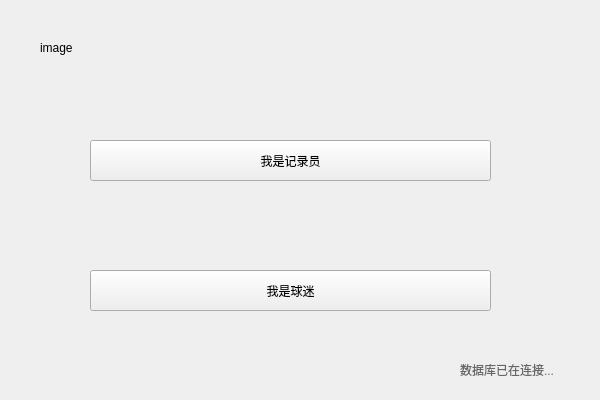
<?xml version="1.0" encoding="UTF-8"?>
<ui version="4.0">
 <class>MainWindow</class>
 <widget class="QMainWindow" name="MainWindow">
  <property name="geometry">
   <rect>
    <x>0</x>
    <y>0</y>
    <width>600</width>
    <height>400</height>
   </rect>
  </property>
  <property name="mouseTracking">
   <bool>true</bool>
  </property>
  <property name="windowTitle">
   <string>MainWindow</string>
  </property>
  <widget class="QWidget" name="centralWidget">
   <widget class="QPushButton" name="fansButton">
    <property name="geometry">
     <rect>
      <x>90</x>
      <y>270</y>
      <width>401</width>
      <height>41</height>
     </rect>
    </property>
    <property name="styleSheet">
     <string notr="true">font: 75 11pt &quot;微软雅黑&quot;;
selection-color: rgb(223, 223, 223);</string>
    </property>
    <property name="text">
     <string>我是球迷</string>
    </property>
   </widget>
   <widget class="QPushButton" name="managerButton">
    <property name="geometry">
     <rect>
      <x>90</x>
      <y>140</y>
      <width>401</width>
      <height>41</height>
     </rect>
    </property>
    <property name="autoFillBackground">
     <bool>true</bool>
    </property>
    <property name="styleSheet">
     <string notr="true">alternate-background-color: rgb(148, 148, 148);

font: 11pt &quot;微软雅黑&quot;;
selection-background-color: rgb(76, 76, 76);</string>
    </property>
    <property name="text">
     <string>我是记录员</string>
    </property>
   </widget>
   <widget class="QLabel" name="connectLable">
    <property name="geometry">
     <rect>
      <x>460</x>
      <y>360</y>
      <width>121</width>
      <height>20</height>
     </rect>
    </property>
    <property name="styleSheet">
     <string notr="true">
color: rgb(104, 104, 104);</string>
    </property>
    <property name="text">
     <string>数据库已在连接...</string>
    </property>
   </widget>
   <widget class="QLabel" name="image">
    <property name="geometry">
     <rect>
      <x>40</x>
      <y>40</y>
      <width>72</width>
      <height>15</height>
     </rect>
    </property>
    <property name="text">
     <string>image</string>
    </property>
   </widget>
  </widget>
 </widget>
 <layoutdefault spacing="6" margin="11"/>
 <resources/>
 <connections/>
</ui>
